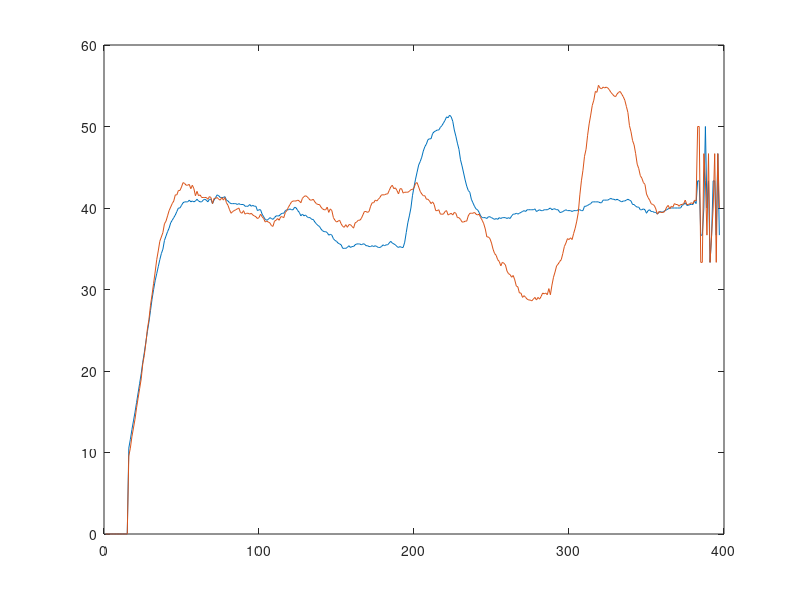

Here is the MATLAB script that generated this plot:
% Step response ref 40.rpm 
% PID : 1.2 1.25 0.4 
% Filter : 0.1
% Sample_Time 100 ms
V = [
0.00		0.00
3.33		0.00
13.33		0.00
13.33		0.00
16.67		6.67
16.67		20.00
20.00		20.00
20.00		23.33
23.33		23.33
23.33		23.33
26.67		26.67
26.67		30.00
30.00		30.00
30.00		26.67
30.00		30.00
33.33		36.67
33.33		30.00
36.67		43.33
33.33		33.33
33.33		33.33
36.67		43.33
36.67		36.67
36.67		36.67
36.67		36.67
43.33		56.67
36.67		33.33
40.00		46.67
40.00		53.33
36.67		36.67
43.33		53.33
43.33		40.00
36.67		43.33
36.67		43.33
40.00		46.67
40.00		33.33
43.33		43.33
40.00		36.67
36.67		36.67
53.33		56.67
40.00		33.33
40.00		43.33
40.00		46.67
46.67		43.33
40.00		43.33
40.00		36.67
40.00		53.33
46.67		36.67
46.67		46.67
36.67		43.33
43.33		46.67
43.33		50.00
40.00		40.00
36.67		30.00
36.67		36.67
43.33		40.00
36.67		40.00
40.00		46.67
36.67		33.33
43.33		26.67
43.33		53.33
36.67		36.67
40.00		43.33
36.67		33.33
43.33		43.33
43.33		46.67
36.67		33.33
36.67		36.67
50.00		46.67
36.67		33.33
36.67		33.33
53.33		53.33
50.00		43.33
50.00		50.00
43.33		36.67
33.33		40.00
40.00		46.67
40.00		43.33
50.00		46.67
33.33		26.67
33.33		33.33
36.67		30.00
40.00		36.67
40.00		46.67
36.67		33.33
36.67		40.00
40.00		43.33
40.00		43.33
36.67		30.00
36.67		30.00
43.33		36.67
36.67		40.00
36.67		40.00
40.00		43.33
43.33		30.00
36.67		46.67
46.67		40.00
33.33		30.00
36.67		33.33
33.33		40.00
40.00		36.67
36.67		46.67
36.67		43.33
40.00		36.67
40.00		36.67
40.00		40.00
36.67		36.67
46.67		43.33
36.67		33.33
46.67		43.33
40.00		46.67
40.00		36.67
36.67		36.67
40.00		30.00
46.67		60.00
40.00		33.33
36.67		36.67
50.00		63.33
43.33		50.00
36.67		43.33
40.00		40.00
40.00		46.67
36.67		43.33
46.67		40.00
36.67		43.33
33.33		33.33
30.00		43.33
33.33		33.33
40.00		46.67
30.00		40.00
36.67		43.33
33.33		33.33
33.33		40.00
36.67		36.67
33.33		36.67
40.00		40.00
30.00		30.00
30.00		30.00
40.00		40.00
33.33		33.33
36.67		33.33
33.33		40.00
36.67		33.33
36.67		36.67
36.67		40.00
36.67		40.00
43.33		46.67
33.33		30.00
36.67		36.67
36.67		40.00
33.33		36.67
33.33		43.33
36.67		50.00
33.33		30.00
33.33		30.00
36.67		40.00
33.33		43.33
33.33		33.33
40.00		43.33
33.33		46.67
33.33		33.33
36.67		36.67
40.00		53.33
36.67		43.33
36.67		43.33
33.33		36.67
36.67		46.67
33.33		43.33
30.00		43.33
33.33		40.00
33.33		30.00
33.33		36.67
33.33		60.00
40.00		46.67
33.33		36.67
40.00		50.00
33.33		36.67
40.00		53.33
33.33		36.67
40.00		46.67
43.33		40.00
30.00		36.67
36.67		46.67
36.67		50.00
40.00		43.33
40.00		43.33
30.00		46.67
30.00		30.00
30.00		36.67
33.33		33.33
30.00		33.33
36.67		53.33
33.33		36.67
40.00		36.67
56.67		46.67
73.33		43.33
70.00		36.67
63.33		50.00
63.33		50.00
76.67		43.33
66.67		46.67
63.33		46.67
60.00		40.00
60.00		43.33
53.33		30.00
50.00		26.67
63.33		43.33
50.00		36.67
50.00		40.00
50.00		36.67
43.33		40.00
43.33		30.00
50.00		43.33
43.33		36.67
40.00		26.67
43.33		43.33
40.00		46.67
40.00		30.00
36.67		30.00
40.00		36.67
43.33		43.33
43.33		36.67
33.33		36.67
43.33		40.00
33.33		40.00
40.00		40.00
40.00		53.33
46.67		33.33
36.67		33.33
40.00		50.00
36.67		36.67
43.33		36.67
36.67		46.67
33.33		43.33
36.67		43.33
36.67		50.00
43.33		36.67
36.67		43.33
36.67		36.67
36.67		43.33
40.00		30.00
40.00		36.67
33.33		33.33
36.67		30.00
36.67		26.67
40.00		13.33
43.33		23.33
36.67		16.67
46.67		30.00
36.67		23.33
36.67		20.00
40.00		20.00
40.00		20.00
36.67		30.00
40.00		23.33
40.00		33.33
36.67		23.33
43.33		66.67
46.67		30.00
36.67		26.67
36.67		26.67
40.00		26.67
40.00		33.33
46.67		36.67
40.00		50.00
36.67		26.67
40.00		26.67
40.00		33.33
40.00		20.00
40.00		36.67
40.00		26.67
43.33		36.67
36.67		30.00
40.00		26.67
36.67		26.67
36.67		26.67
40.00		10.00
43.33		30.00
40.00		23.33
36.67		20.00
40.00		33.33
40.00		13.33
36.67		30.00
40.00		33.33
40.00		26.67
40.00		26.67
40.00		26.67
40.00		46.67
46.67		43.33
40.00		66.67
40.00		56.67
36.67		46.67
36.67		50.00
40.00		40.00
36.67		46.67
40.00		56.67
40.00		50.00
43.33		53.33
43.33		46.67
36.67		36.67
40.00		33.33
40.00		33.33
40.00		30.00
40.00		53.33
40.00		46.67
36.67		53.33
40.00		60.00
40.00		76.67
40.00		83.33
40.00		63.33
53.33		73.33
40.00		60.00
43.33		66.67
40.00		73.33
43.33		66.67
46.67		63.33
40.00		46.67
40.00		60.00
40.00		43.33
46.67		70.00
36.67		56.67
40.00		53.33
46.67		53.33
36.67		46.67
40.00		43.33
36.67		43.33
43.33		50.00
43.33		40.00
40.00		46.67
43.33		40.00
33.33		33.33
43.33		43.33
36.67		40.00
36.67		33.33
36.67		43.33
43.33		36.67
36.67		40.00
43.33		36.67
43.33		53.33
36.67		33.33
36.67		40.00
40.00		40.00
40.00		43.33
36.67		33.33
36.67		33.33
43.33		50.00
36.67		36.67
40.00		36.67
43.33		43.33
36.67		36.67
33.33		33.33
46.67		43.33
43.33		43.33
40.00		40.00
36.67		43.33
36.67		40.00
36.67		30.00
36.67		30.00
50.00		50.00
43.33		43.33
40.00		40.00
36.67		33.33
46.67		50.00
40.00		53.33
40.00		40.00
40.00		30.00
43.33		46.67
36.67		36.67
43.33		50.00
43.33		50.00
36.67		33.33
36.67		33.33
40.00		46.67
50.00		43.33
40.00		36.67
43.33		46.67
33.33		33.33
36.67		36.67
43.33		40.00
43.33		46.67
36.67		33.33
46.67		46.67
36.67		40.00

];

Av = 31;
Z = zeros((Av-1)/2, 2);
V = [Z ; V];

V_left_new = V(:,1);
V_right_new = V(:,2);

for n=(Av+1)/2:1:length(V)-((Av-1)/2)
    V_left_new(n) = 0;
    V_right_new(n) = 0;
    for v = -1*((Av-1)/2) : 1 : ((Av-1)/2)
        V_left_new(n) = V_left_new(n) + V(n-v,1) ;
        V_right_new(n) = V_right_new(n) + V(n-v,2) ;
    end
    V_left_new(n) = V_left_new(n) / Av;
    V_right_new(n) = V_right_new(n) / Av;
end
V_left = V(:,1);
V_right = V(:,2);

figure;
%plot(V_left);
plot(V_left_new);
hold on;
%plot(V_right);
plot(V_right_new);
hold off;